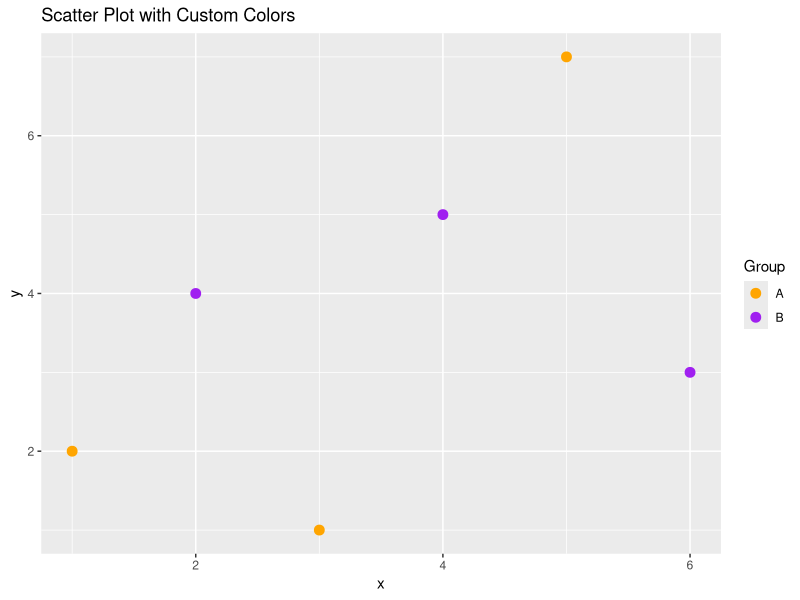

Generate this figure with R:
library(ggplot2)

data <- data.frame(
  x = c(1, 2, 3, 4, 5, 6),
  y = c(2, 4, 1, 5, 7, 3),
  group = c("A", "B", "A", "B", "A", "B")
)

ggplot(data, aes(x = x, y = y, color = group)) +
  geom_point(size = 3) +
  scale_color_manual(values = c("A" = "orange", "B" = "purple")) +
  labs(title = "Scatter Plot with Custom Colors",
       color = "Group")
